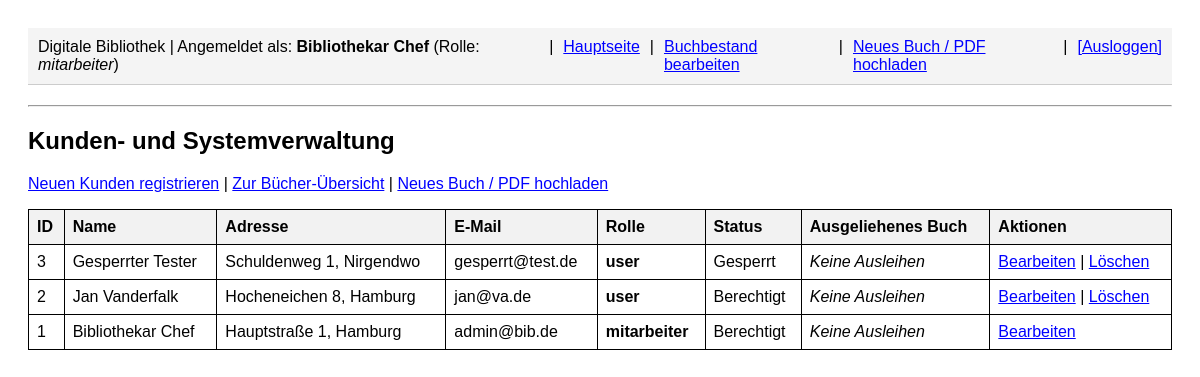
/bibliothek/ (signed in), run on the app's committed database.
### tables this page shows
CREATE TABLE nutzer (
        id INTEGER PRIMARY KEY AUTOINCREMENT,
        name TEXT NOT NULL,
        adresse TEXT NOT NULL,
        email TEXT UNIQUE NOT NULL,
        passwort TEXT NOT NULL,
        rolle TEXT NOT NULL DEFAULT 'user',
        ist_aktiv INTEGER DEFAULT 0,
        bestaetigungstoken TEXT DEFAULT NULL,
        angelegt_am DATETIME DEFAULT CURRENT_TIMESTAMP,
        aktualisiert_am DATETIME DEFAULT CURRENT_TIMESTAMP
    );

### online_bibliothek/routes.py (the view, shortened to what this page needs)
@online_bibliothek_bp.route('/', methods=['GET', 'POST'])
@login_required
def index():
    db = get_db()
    meldung = request.args.get('meldung', '')
    leih_erfolg = request.args.get('leih_erfolg') == '1'
    leih_fehler = request.args.get('leih_fehler')
    rolle = session.get('rolle')
    aktueller_nutzer_id = session.get('nutzer_id')
    ki_antwort = ""
    ki_frage = ""
    daten = []
    buecher_katalog = []
    try:
        cursor = db.cursor()
        if rolle == 'mitarbeiter':
            cursor.execute("""
                SELECT nutzer.*, ausleihen.id AS ausleihe_id, buecher.titel AS buch_titel
                FROM nutzer
                LEFT JOIN ausleihen ON nutzer.id = ausleihen.nutzer_id
                LEFT JOIN buecher ON ausleihen.buch_id = buecher.id
                ORDER BY nutzer.id DESC
            """)
            daten = cursor.fetchall()
    except Exception as e:
        meldung = f"Datenbankfehler: {e}"
    return render_template(
        'ob_index.html',
        rolle=rolle,
        daten=daten,
        buecher_katalog=buecher_katalog,
        meldung=meldung,
        leih_erfolg=leih_erfolg,
        ki_antwort=ki_antwort,
        ki_frage=ki_frage
    )

### online_bibliothek/db_helper.py (called while the page is built)
def get_db_path():
    base_dir = os.path.abspath(os.path.join(os.path.dirname(__file__), ".."))
    return os.path.join(base_dir, DATABASE_FILENAME)

def get_db():
    if 'db' not in g:
        db_path = get_db_path()
        g.db = sqlite3.connect(db_path)
        g.db.row_factory = sqlite3.Row
        g.db.execute("PRAGMA foreign_keys = ON;")
    return g.db

### online_bibliothek/routes.py (called while the page is built)
def login_required(f):
    import functools
    @functools.wraps(f)
    def decorated(*args, **kwargs):
        if 'nutzer_id' not in session:
            return redirect(url_for('online_bibliothek.login'))
        return f(*args, **kwargs)
    return decorated

### online_bibliothek/templates/ob_index.html (shortened to what this page needs)
{% extends "ob_layout.html" %}
{% block lib_content %}
<div class="container">
    {% if rolle == 'mitarbeiter' %}
        <h2>Kunden- und Systemverwaltung</h2>
        <p>
            <a href="{{ url_for('online_bibliothek.kunde_anlegen') }}">Neuen Kunden registrieren</a> |
            <a href="{{ url_for('online_bibliothek.buch_uebersicht') }}">Zur Bücher-Übersicht</a> |
            <a href="{{ url_for('online_bibliothek.buch_anlegen') }}">Neues Buch / PDF hochladen</a>
        </p>
        <table border="1" cellpadding="8" cellspacing="0">
            <thead>
                <tr>
                    <th>ID</th>
                    <th>Name</th>
                    <th>Adresse</th>
                    <th>E-Mail</th>
                    <th>Rolle</th>
                    <th>Status</th>
                    <th>Ausgeliehenes Buch</th>
                    <th>Aktionen</th>
                </tr>
            </thead>
            <tbody>
                {% if not daten %}
                    <tr>
                        <td colspan="8">Keine Nutzer im System.</td>
                    </tr>
                {% else %}
                    {% for row in daten %}
                    <tr>
                        <td>{{ row['id'] }}</td>
                        <td>{{ row['name'] }}</td>
                        <td>{{ row['adresse'] }}</td>
                        <td>{{ row['email'] }}</td>
                        <td><strong>{{ row['rolle'] }}</strong></td>
                        <td>
                            {{ 'Berechtigt' if row['ist_aktiv'] == 1 else 'Gesperrt' }}
                        </td>
                        <td>
                            {% if row['buch_titel'] %}
                                {{ row['buch_titel'] }}<br>
                                <a href="{{ url_for('online_bibliothek.rueckgabe', loan_id=row['ausleihe_id']) }}"
                                   onclick="return confirm('Buch zurückgeben?');">[Zurückgeben]</a>
                            {% else %}
                                <em>Keine Ausleihen</em>
                            {% endif %}
                        </td>
                        <td>
                            <a href="{{ url_for('online_bibliothek.kunde_bearbeiten', user_id=row['id']) }}">Bearbeiten</a>
                            {% if row['id'] != session.get('nutzer_id') %}
                                | <a href="{{ url_for('online_bibliothek.kunde_loeschen', user_id=row['id']) }}"
                                   onclick="return confirm('Wirklich löschen?');">Löschen</a>
                            {% endif %}
                        </td>
                    </tr>
                    {% endfor %}
                {% endif %}
            </tbody>
        </table>
    {% endif %}
</div>
{% endblock %}

### online_bibliothek/templates/ob_layout.html (shortened to what this page needs)
<!DOCTYPE html>
<html lang="de">
<head>
    <link rel="stylesheet" href="{{ url_for('static', filename='css/library.css') }}?v=1.4">
</head>
<body>
    <div class="container" style="max-width: 1200px; margin: 0 auto; padding: 20px;">
        {% if session.get('nutzer_id') %}
        <div class="ob-navbar">
            <div class="ob-navbar-info">
                Digitale Bibliothek | Angemeldet als: <strong>{{ session.get('nutzer_name') }}</strong>
                (Rolle: <em>{{ session.get('rolle') }}</em>)
            </div>
            <div class="ob-navbar-links">
                | <a href="{{ url_for('online_bibliothek.index') }}">Hauptseite</a>
                {% if session.get('rolle') == 'mitarbeiter' %}
                    | <a href="{{ url_for('online_bibliothek.buch_uebersicht') }}">Buchbestand bearbeiten</a>
                    | <a href="{{ url_for('online_bibliothek.buch_anlegen') }}">Neues Buch / PDF hochladen</a>
                {% endif %}
                | <a href="{{ url_for('online_bibliothek.logout') }}" style="color: red; font-weight: bold;">[Ausloggen]</a>
            </div>
        </div>
        <hr>
        {% endif %}
        {% block lib_content %}{% endblock %}
    </div>
</body>
</html>

### static/css/library.css (style rules this page uses)
body { background-color: #ffffff !important; color: #000000 !important; font-family: Arial, Helvetica, sans-serif !important; }
h1, h2, h3, h4, h5, h6, p, span, td, th, label, li, ul, div { color: #000000; }
.ob-navbar { background-color: #f4f4f4 !important; padding: 10px !important; margin-bottom: 20px !important; border-bottom: 1px solid #ccc !important; font-family: Arial, Helvetica, sans-serif !important; display: flex !important; justify-content: space-between !important; align-items: center !important; border-radius: 0 !important; }
.ob-navbar a { color: blue !important; text-decoration: underline !important; font-weight: normal !important; padding: 0 !important; background: none !important; }
.ob-navbar-links { display: flex !important; gap: 10px !important; }
table.lib-table, table { width: 100% !important; border-collapse: collapse !important; margin-top: 10px !important; margin-bottom: 30px !important; border: 1px solid #000000 !important; }
table.lib-table th, table.lib-table td, table th, table td { border: 1px solid #000000 !important; text-align: left !important; padding: 8px !important; color: #000000 !important; background-color: transparent !important; }
table.lib-table th, table th { background-color: #f2f2f2 !important; font-weight: bold !important; }
a { color: blue !important; text-decoration: underline !important; }

### data on the page
nutzer: get "Bibliothekar Chef", get "mitarbeiter", id "1", name "Bibliothekar Chef", adresse "Hauptstraße 1, Hamburg", email "admin@bib.de", rolle "mitarbeiter", ist_aktiv "Berechtigt"
nutzer: id "3", name "Gesperrter Tester", adresse "Schuldenweg 1, Nirgendwo", email "gesperrt@test.de", rolle "user", ist_aktiv "Gesperrt"
nutzer: id "2", name "Jan Vanderfalk", adresse "Hocheneichen 8, Hamburg", email "jan@va.de", rolle "user", ist_aktiv "Berechtigt"
